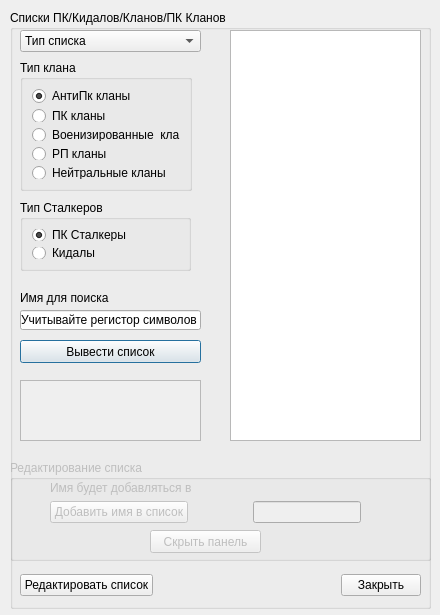
<?xml version="1.0" encoding="UTF-8"?>
<ui version="4.0">
 <class>List</class>
 <widget class="QDialog" name="List">
  <property name="enabled">
   <bool>true</bool>
  </property>
  <property name="geometry">
   <rect>
    <x>0</x>
    <y>0</y>
    <width>440</width>
    <height>615</height>
   </rect>
  </property>
  <property name="sizePolicy">
   <sizepolicy hsizetype="Fixed" vsizetype="Preferred">
    <horstretch>0</horstretch>
    <verstretch>0</verstretch>
   </sizepolicy>
  </property>
  <property name="minimumSize">
   <size>
    <width>440</width>
    <height>615</height>
   </size>
  </property>
  <property name="maximumSize">
   <size>
    <width>440</width>
    <height>615</height>
   </size>
  </property>
  <property name="windowTitle">
   <string>Списки</string>
  </property>
  <property name="windowIcon">
   <iconset>
    <normaloff>img/InfoCO.png</normaloff>img/InfoCO.png</iconset>
  </property>
  <widget class="QGroupBox" name="groupBox">
   <property name="enabled">
    <bool>true</bool>
   </property>
   <property name="geometry">
    <rect>
     <x>10</x>
     <y>10</y>
     <width>421</width>
     <height>599</height>
    </rect>
   </property>
   <property name="sizePolicy">
    <sizepolicy hsizetype="Fixed" vsizetype="Preferred">
     <horstretch>0</horstretch>
     <verstretch>0</verstretch>
    </sizepolicy>
   </property>
   <property name="minimumSize">
    <size>
     <width>421</width>
     <height>599</height>
    </size>
   </property>
   <property name="maximumSize">
    <size>
     <width>421</width>
     <height>599</height>
    </size>
   </property>
   <property name="contextMenuPolicy">
    <enum>Qt::DefaultContextMenu</enum>
   </property>
   <property name="title">
    <string>Списки ПК/Кидалов/Кланов/ПК Кланов</string>
   </property>
   <property name="checkable">
    <bool>false</bool>
   </property>
   <widget class="QComboBox" name="OptList">
    <property name="geometry">
     <rect>
      <x>10</x>
      <y>20</y>
      <width>181</width>
      <height>22</height>
     </rect>
    </property>
    <item>
     <property name="text">
      <string>Тип списка</string>
     </property>
    </item>
    <item>
     <property name="text">
      <string>Список Сталкеров</string>
     </property>
    </item>
    <item>
     <property name="text">
      <string>Список Кланов</string>
     </property>
    </item>
    <item>
     <property name="text">
      <string>Поиск Сталкера по имени</string>
     </property>
    </item>
    <item>
     <property name="text">
      <string>Поиск Клана по названию</string>
     </property>
    </item>
   </widget>
   <widget class="QLineEdit" name="LaineNameSeach">
    <property name="enabled">
     <bool>true</bool>
    </property>
    <property name="geometry">
     <rect>
      <x>10</x>
      <y>300</y>
      <width>181</width>
      <height>20</height>
     </rect>
    </property>
    <property name="text">
     <string>Учитывайте регистор символов</string>
    </property>
   </widget>
   <widget class="QLabel" name="TxtNumeSeach">
    <property name="geometry">
     <rect>
      <x>10</x>
      <y>280</y>
      <width>171</width>
      <height>16</height>
     </rect>
    </property>
    <property name="text">
     <string>Имя для поиска</string>
    </property>
   </widget>
   <widget class="QPushButton" name="ButtomAcceptList">
    <property name="geometry">
     <rect>
      <x>10</x>
      <y>330</y>
      <width>181</width>
      <height>23</height>
     </rect>
    </property>
    <property name="text">
     <string>Вывести список</string>
    </property>
   </widget>
   <widget class="QTextEdit" name="EditDebug">
    <property name="enabled">
     <bool>false</bool>
    </property>
    <property name="geometry">
     <rect>
      <x>10</x>
      <y>370</y>
      <width>181</width>
      <height>61</height>
     </rect>
    </property>
    <property name="minimumSize">
     <size>
      <width>181</width>
      <height>61</height>
     </size>
    </property>
    <property name="maximumSize">
     <size>
      <width>181</width>
      <height>171</height>
     </size>
    </property>
   </widget>
   <widget class="QListWidget" name="ListView">
    <property name="geometry">
     <rect>
      <x>220</x>
      <y>20</y>
      <width>191</width>
      <height>411</height>
     </rect>
    </property>
    <property name="minimumSize">
     <size>
      <width>191</width>
      <height>411</height>
     </size>
    </property>
    <property name="maximumSize">
     <size>
      <width>191</width>
      <height>521</height>
     </size>
    </property>
    <property name="sortingEnabled">
     <bool>false</bool>
    </property>
   </widget>
   <widget class="QWidget" name="horizontalLayoutWidget">
    <property name="geometry">
     <rect>
      <x>10</x>
      <y>560</y>
      <width>401</width>
      <height>31</height>
     </rect>
    </property>
    <layout class="QHBoxLayout" name="horizontalLayout">
     <item>
      <widget class="QPushButton" name="ButtomEditList">
       <property name="text">
        <string>Редактировать список</string>
       </property>
      </widget>
     </item>
     <item>
      <spacer name="horizontalSpacer">
       <property name="orientation">
        <enum>Qt::Horizontal</enum>
       </property>
       <property name="sizeHint" stdset="0">
        <size>
         <width>40</width>
         <height>20</height>
        </size>
       </property>
      </spacer>
     </item>
     <item>
      <widget class="QPushButton" name="ButtomClose">
       <property name="text">
        <string>Закрыть</string>
       </property>
      </widget>
     </item>
    </layout>
   </widget>
   <widget class="QGroupBox" name="groupBoxEdit">
    <property name="enabled">
     <bool>false</bool>
    </property>
    <property name="geometry">
     <rect>
      <x>0</x>
      <y>450</y>
      <width>421</width>
      <height>101</height>
     </rect>
    </property>
    <property name="minimumSize">
     <size>
      <width>0</width>
      <height>0</height>
     </size>
    </property>
    <property name="maximumSize">
     <size>
      <width>421</width>
      <height>101</height>
     </size>
    </property>
    <property name="title">
     <string>Редактирование списка</string>
    </property>
    <widget class="QPushButton" name="ButtomEditListClose">
     <property name="geometry">
      <rect>
       <x>140</x>
       <y>70</y>
       <width>111</width>
       <height>23</height>
      </rect>
     </property>
     <property name="text">
      <string>Скрыть панель</string>
     </property>
    </widget>
    <widget class="QWidget" name="horizontalLayoutWidget_2">
     <property name="geometry">
      <rect>
       <x>40</x>
       <y>40</y>
       <width>311</width>
       <height>25</height>
      </rect>
     </property>
     <layout class="QHBoxLayout" name="horizontalLayout_2">
      <item>
       <widget class="QPushButton" name="ButtomAddName">
        <property name="text">
         <string>Добавить имя в список</string>
        </property>
       </widget>
      </item>
      <item>
       <spacer name="horizontalSpacer_2">
        <property name="orientation">
         <enum>Qt::Horizontal</enum>
        </property>
        <property name="sizeHint" stdset="0">
         <size>
          <width>40</width>
          <height>20</height>
         </size>
        </property>
       </spacer>
      </item>
      <item>
       <widget class="QLineEdit" name="EditName"/>
      </item>
     </layout>
    </widget>
    <widget class="QLabel" name="TxtEditList">
     <property name="geometry">
      <rect>
       <x>40</x>
       <y>20</y>
       <width>311</width>
       <height>16</height>
      </rect>
     </property>
     <property name="text">
      <string>Имя будет добавляться в</string>
     </property>
    </widget>
   </widget>
   <widget class="QGroupBox" name="groupBoxTypeClan">
    <property name="geometry">
     <rect>
      <x>10</x>
      <y>50</y>
      <width>172</width>
      <height>131</height>
     </rect>
    </property>
    <property name="title">
     <string>Тип клана</string>
    </property>
    <layout class="QVBoxLayout" name="verticalLayout">
     <item>
      <widget class="QRadioButton" name="radioBAPK">
       <property name="text">
        <string>АнтиПк кланы</string>
       </property>
       <property name="checked">
        <bool>true</bool>
       </property>
      </widget>
     </item>
     <item>
      <widget class="QRadioButton" name="radioBPK">
       <property name="text">
        <string>ПК кланы</string>
       </property>
      </widget>
     </item>
     <item>
      <widget class="QRadioButton" name="radioBM">
       <property name="text">
        <string>Военизированные  кланы</string>
       </property>
      </widget>
     </item>
     <item>
      <widget class="QRadioButton" name="radioBRP">
       <property name="text">
        <string>РП кланы</string>
       </property>
      </widget>
     </item>
     <item>
      <widget class="QRadioButton" name="radioBN">
       <property name="text">
        <string>Нейтральные кланы</string>
       </property>
      </widget>
     </item>
    </layout>
   </widget>
   <widget class="QGroupBox" name="groupBoxTypeStalkers">
    <property name="geometry">
     <rect>
      <x>10</x>
      <y>190</y>
      <width>171</width>
      <height>71</height>
     </rect>
    </property>
    <property name="title">
     <string>Тип Сталкеров</string>
    </property>
    <layout class="QVBoxLayout" name="verticalLayout_2">
     <item>
      <widget class="QRadioButton" name="radioBpk">
       <property name="text">
        <string>ПК Сталкеры</string>
       </property>
       <property name="checked">
        <bool>true</bool>
       </property>
      </widget>
     </item>
     <item>
      <widget class="QRadioButton" name="radioBkd">
       <property name="text">
        <string>Кидалы</string>
       </property>
      </widget>
     </item>
    </layout>
   </widget>
  </widget>
 </widget>
 <tabstops>
  <tabstop>OptList</tabstop>
  <tabstop>LaineNameSeach</tabstop>
  <tabstop>ButtomAcceptList</tabstop>
  <tabstop>EditDebug</tabstop>
  <tabstop>ListView</tabstop>
  <tabstop>ButtomClose</tabstop>
 </tabstops>
 <resources>
  <include location="infoco.qrc"/>
 </resources>
 <connections/>
</ui>
